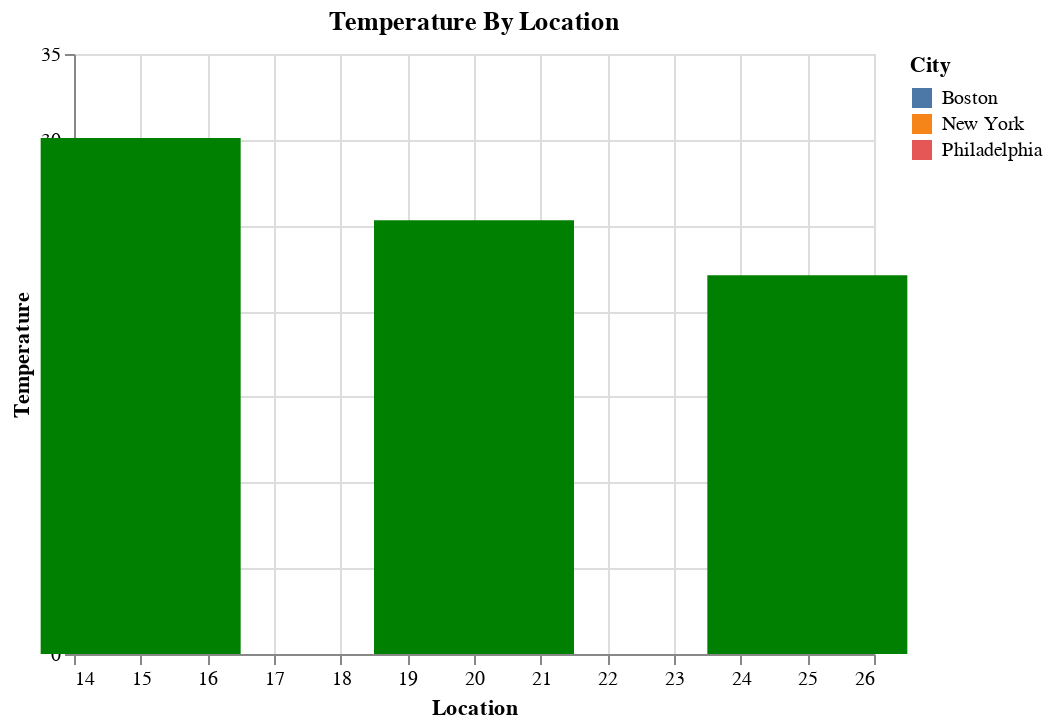

The cell this chart's notebook holds for it:
### Markdown cell above
Make a bar chart that shows each city with its temperature and a tooltip of the city name.

### Code cell
#📝📝📝📝 FILLME
chart = (alt.Chart(df)
           .mark_bar(size=100, fill="green")
           .properties(title="Temperature By Location")
           .encode(x = "Location",
                   y = "Temperature",
                   shape = "City",
                   color = "City",
                   tooltip = ["City", "Temperature"]
           ))
chart

### Figure 1 — Vega-Lite specification as saved in the notebook (floating-point values rounded to 4 significant figures)
{"config": {"view": {"continuousWidth": 400, "continuousHeight": 300}}, "data": {"name": "data-b3475499d79bceb7f036ca6613e28dcb"}, "mark": {"type": "bar", "fill": "green", "size": 100}, "encoding": {"color": {"type": "nominal", "field": "City"}, "shape": {"type": "nominal", "field": "City"}, "tooltip": [{"type": "nominal", "field": "City"}, {"type": "quantitative", "field": "Temperature"}], "x": {"type": "quantitative", "field": "Location"}, "y": {"type": "quantitative", "field": "Temperature"}}, "title": "Temperature By Location", "$schema": "https://vega.github.io/schema/vega-lite/v4.8.1.json", "datasets": {"data-b3475499d79bceb7f036ca6613e28dcb": [{"City": "New York", "Temperature": 25.3, "Location": 20.0, "Population": 10000000}, {"City": "Philadelphia", "Temperature": 30.1, "Location": 15.0, "Population": 1000000}, {"City": "Boston", "Temperature": 22.1, "Location": 25.0, "Population": 500000}]}}
